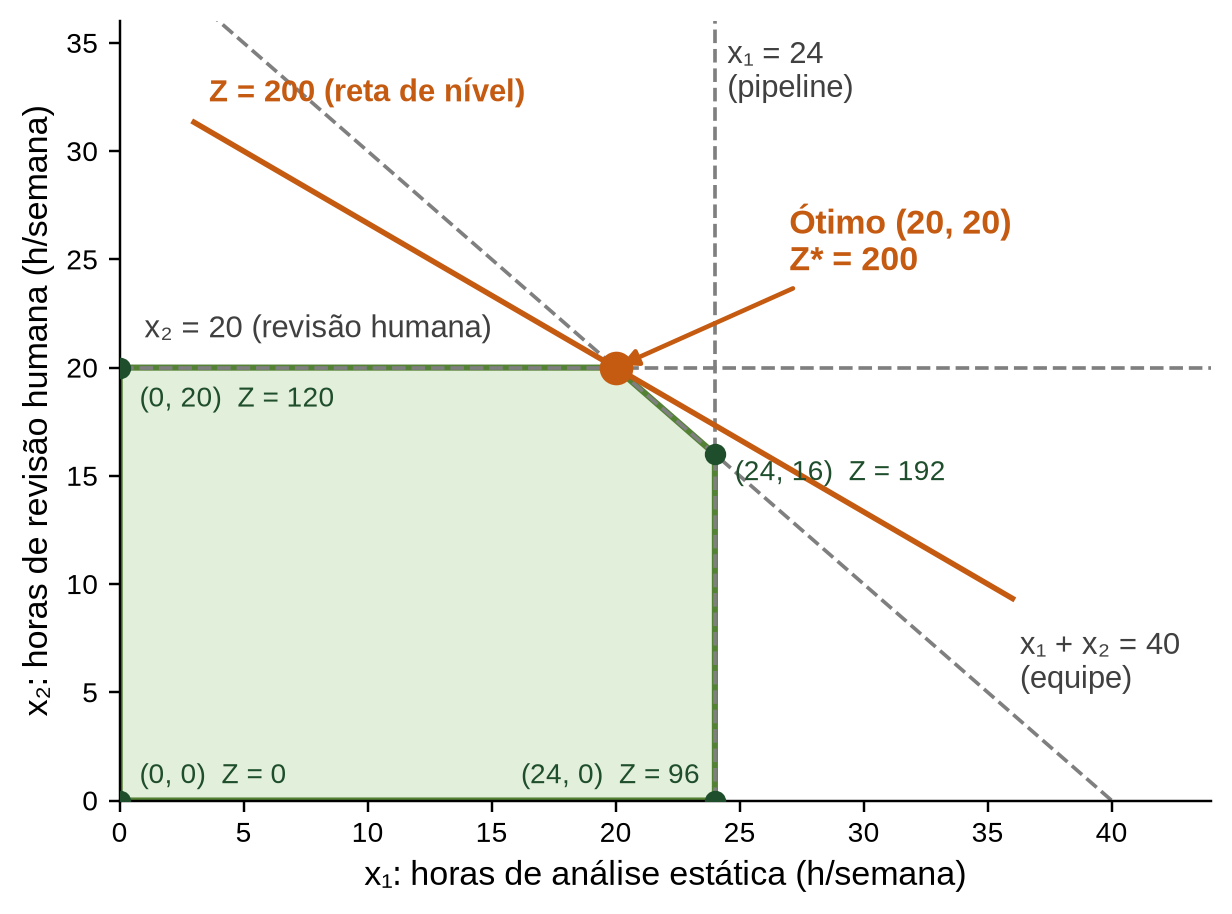

Python code for this plot:
#!/usr/bin/env python3
"""Gera o gráfico da região viável do modelo de PL (usado na apresentação).

max Z = 4x1 + 6x2  s.a.  x1 + x2 <= 40,  x1 <= 24,  x2 <= 20,  x1, x2 >= 0

Uso: python3 regiao_viavel.py [saida.png]   (requer matplotlib)
"""
import sys
from pathlib import Path

import matplotlib
matplotlib.use("Agg")
import matplotlib.pyplot as plt
from matplotlib.patches import Polygon

VERDE, VERDE_CLARO, ESCURO, AMBAR = "#548235", "#E2EFDA", "#1F4E2C", "#C55A11"
plt.rcParams["font.family"] = "sans-serif"
plt.rcParams["font.sans-serif"] = ["Carlito", "Calibri", "Liberation Sans", "DejaVu Sans"]

fig, ax = plt.subplots(figsize=(6.4, 4.6), dpi=220)
vertices = [(0, 0), (24, 0), (24, 16), (20, 20), (0, 20)]
ax.add_patch(Polygon(vertices, closed=True, facecolor=VERDE_CLARO, edgecolor=VERDE, lw=2))

x = [0, 45]
ax.plot(x, [40 - v for v in x], color="#7F7F7F", lw=1.2, ls="--")
ax.axvline(24, color="#7F7F7F", lw=1.2, ls="--")
ax.axhline(20, color="#7F7F7F", lw=1.2, ls="--")
ax.text(36.3, 5.2, "x₁ + x₂ = 40\n(equipe)", fontsize=10, color="#404040")
ax.text(24.5, 32.5, "x₁ = 24\n(pipeline)", fontsize=10, color="#404040")
ax.text(1, 21.4, "x₂ = 20 (revisão humana)", fontsize=10, color="#404040")

# Reta de nível Z = 200 passando pelo ótimo
xs = [3, 36]
ax.plot(xs, [(200 - 4 * v) / 6 for v in xs], color=AMBAR, lw=1.8)
ax.text(3.6, 32.3, "Z = 200 (reta de nível)", color=AMBAR, fontsize=10, fontweight="bold")

for vx, vy in vertices:
    z = 4 * vx + 6 * vy
    ax.plot(vx, vy, "o", color=ESCURO if (vx, vy) != (20, 20) else AMBAR, ms=6 if (vx, vy) != (20, 20) else 10, zorder=5)
    if (vx, vy) != (20, 20):
        pos = {(0, 0): (0.8, 0.8, "left"), (24, 0): (-0.6, 0.8, "right"),
               (24, 16): (0.8, -1.2, "left"), (0, 20): (0.8, -1.8, "left")}[(vx, vy)]
        ax.text(vx + pos[0], vy + pos[1], f"({vx}, {vy})  Z = {z}", fontsize=9, color=ESCURO, ha=pos[2])
ax.annotate("Ótimo (20, 20)\nZ* = 200", xy=(20, 20), xytext=(27, 24.5), fontsize=11, fontweight="bold",
            color=AMBAR, arrowprops=dict(arrowstyle="-|>", color=AMBAR, lw=1.5))

ax.set_xlim(0, 44)
ax.set_ylim(0, 36)
ax.set_xlabel("x₁: horas de análise estática (h/semana)", fontsize=11)
ax.set_ylabel("x₂: horas de revisão humana (h/semana)", fontsize=11)
ax.spines[["top", "right"]].set_visible(False)
ax.tick_params(labelsize=9)

saida = Path(sys.argv[1]) if len(sys.argv) > 1 else Path(__file__).with_name("regiao_viavel.png")
fig.savefig(saida, bbox_inches="tight", facecolor="white")
print("Figura gravada em", saida)
